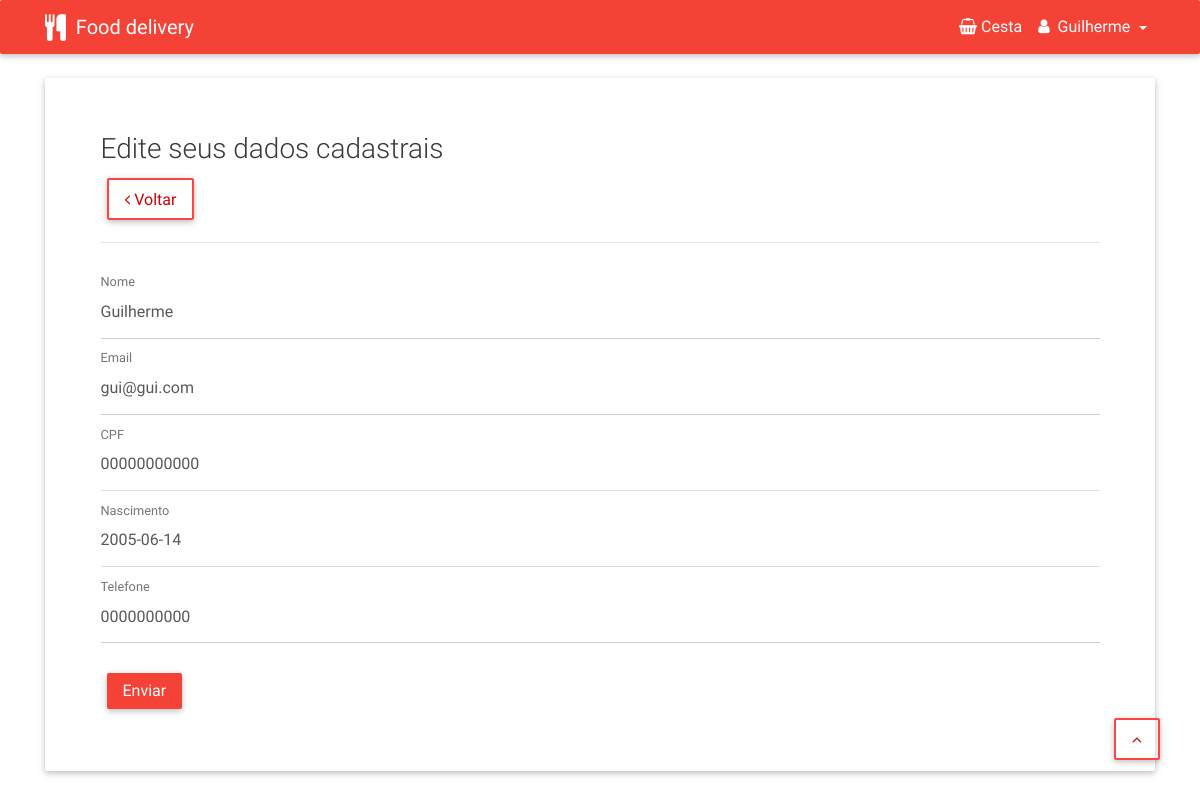
The page /site/conta/editaDados.php (signed in) on the database its author committed.
### tables this page shows
CREATE TABLE `cliente` (
  `idCliente` int(11) NOT NULL,
  `nome` varchar(50) NOT NULL,
  `cpf` varchar(11) NOT NULL,
  `telefone` varchar(10) NOT NULL,
  `sexo` char(1) NOT NULL,
  `nascimento` date NOT NULL,
  `email` varchar(40) NOT NULL,
  `senha` varchar(32) DEFAULT NULL,
  `loginExt` tinyint(1) NOT NULL DEFAULT '0'
);

### site/controller/storeController.php (called while the page is built, shortened)
<?php
require $_SERVER['DOCUMENT_ROOT'] . '/pintegrador/admin/protected/libs/conexao.php';
require_once SERVER_ROOT . 'admin/protected/model/clienteModel.php';
class storeController {
    private $clienteModel;
    function __construct() {
        $this->clienteModel = new clienteModel();
    }
    public function clienteConta($email) {
        return $this->clienteModel->conta($email);
    }
}

### admin/protected/libs/conexao.php (called while the page is built, shortened)
<?php
class Conexao {
    public function estabeleceConexao() {
        try {
            $this->bd = new PDO(
                    BD_TIPO.':host='.BD_HOST.';dbname='.BD_NOME,
                    BD_USUARIO,
                    BD_SENHA
                );
        } catch (PDOException $exc) {
            echo '<script>window.alert("Houve um problema com a conexão ao banco de dados!\nEntre em contato com o administrador do sistema!");</script>';
            exit;
        }
    }
}

### admin/protected/model/clienteModel.php (called while the page is built, shortened)
<?php
class ClienteModel extends Conexao {
    public function conta($email) {
        $sql = "SELECT idCliente, nome, email, cpf, telefone, nascimento, loginExt FROM cliente WHERE email=:email";
        $query = $this->bd->prepare($sql);
        $query->execute(array('email' => $email));
        return $query->fetch();
    }
}

### site/conta/editaDados.php (the view, shortened to what this page needs)
<?php
include_once '../resources/componentes/header-nav.php';
require_once '../controller/storeController.php';
$store = new storeController();
if (!isset($_SESSION['user'])) {
    $_SESSION['modal_redirect'] = 'login.php';
    $_SESSION['modal_message'] = 'Você não está logado!<br/>Por favor faça login.';
    include '../resources/componentes/dialog.php';
} else {
    if (isset($_POST['nome'])) {
        if ($store->atualizaCliente($_POST)) {
            $_SESSION['modal_message'] = "Dados atualizados com sucesso!";
            $_SESSION['modal_redirect'] = "minhaconta.php";
        } else {
            $_SESSION['modal_message'] = "Não foi possivel atualizar. Tente novamente.";
            $_SESSION['modal_redirect'] = "";
        }
        include '../resources/componentes/dialog.php';
    } else {
        $cliente = $store->clienteConta($_SESSION['user']['email']);
        if (count($cliente) > 0) {
            ?>
            <br/>
            <div class="container">
                <div class="row">
                    <div class="col-md-12">
                        <div class="card" style="padding: 5%">
                            <h3>Edite seus dados cadastrais</h3>
                            <a href="minhaconta.php" class="btn btn-danger-outline"><i class="fa fa-angle-left"></i>&nbsp;Voltar</a><br/>
                            <hr/><br/>
                            <form id="dadosForm" action="editaDados.php" method="post">
                                <div class="md-form">
                                    <label for="nome">Nome</label>
                                    <input type="text" name="nome" value="<?= $cliente['nome'] ?>" class="form-control" required <?php if ($cliente['loginExt'] == true) echo "readonly"; ?>/>
                                </div>
                                <div class="md-form">
                                    <label for="email">Email</label>
                                    <input class="form-control" type="text" name="email" id="email" onblur="validaEmail(this.value)" value="<?= $cliente['email'] ?>" required <?php if ($cliente['loginExt'] == true) echo "readonly"; ?>/>
                                </div>
                                <div class="md-form">
                                    <label for="cpf">CPF</label>
                                    <input type="text" name="cpf" value="<?= $cliente['cpf'] ?>" class="form-control" readonly required/>
                                </div>
                                <div class="md-form">
                                    <label for="nascimento">Nascimento</label>
                                    <input type="text" name="nascimento" value="<?=$cliente['nascimento']?>" class="form-control" readonly required/>
                                </div>
                                <div class="md-form">
                                    <label for="telefone">Telefone</label>
                                    <input type="text" name="telefone" value="<?= $cliente['telefone'] ?>" class="form-control" required/>
                                </div>
                                <input class="btn btn-danger" type="submit" value="Enviar"/>
                            </form>
                        </div>
                    </div>
                </div>
            </div>
            <?php
        } else {
            unset($_SESSION['user']);
            echo '<script>window.location.href= "login.php";</script>';
        }
    }
}

### site/resources/css/style.css (style rules this page uses)
.form-control { width: 75%; padding: auto; }
.list-group-item, a { color: rgb(244, 67, 54); }

### site/resources/css/lightbox.css (style rules this page uses)
body:after { content: url(../images/close.png) url(../images/loading.gif) url(../images/prev.png) url(../images/next.png); display: none; }

### rows shown on the page
cliente: nome "Guilherme", email "gui@gui.com", cpf "00000000000", nascimento "2005-06-14", telefone "0000000000"

### other values the page prints
$_SESSION['user']['nome'] "Guilherme"
